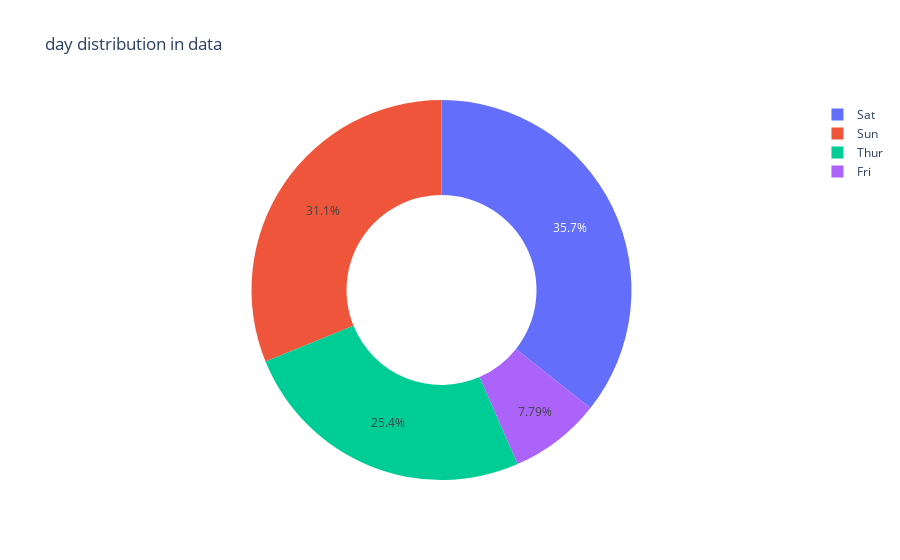

The code cell stored with this chart in its notebook:
### Code cell
get_pie_chart(tips,'day')

### Figure 1 — Plotly figure (JSON) as saved in the notebook; plotly's stock layout.template omitted (floating-point values rounded to 4 significant figures)
{"data": [{"domain": {"x": [0, 1], "y": [0, 1]}, "hole": 0.5, "hovertemplate": "day=%{label}<br>value=%{value}<extra></extra>", "labels": ["Sat", "Sun", "Thur", "Fri"], "legendgroup": "", "name": "", "showlegend": true, "type": "pie", "values": [87, 76, 62, 19]}], "layout": {"legend": {"tracegroupgap": 0}, "title": {"text": "day distribution in data"}}}
